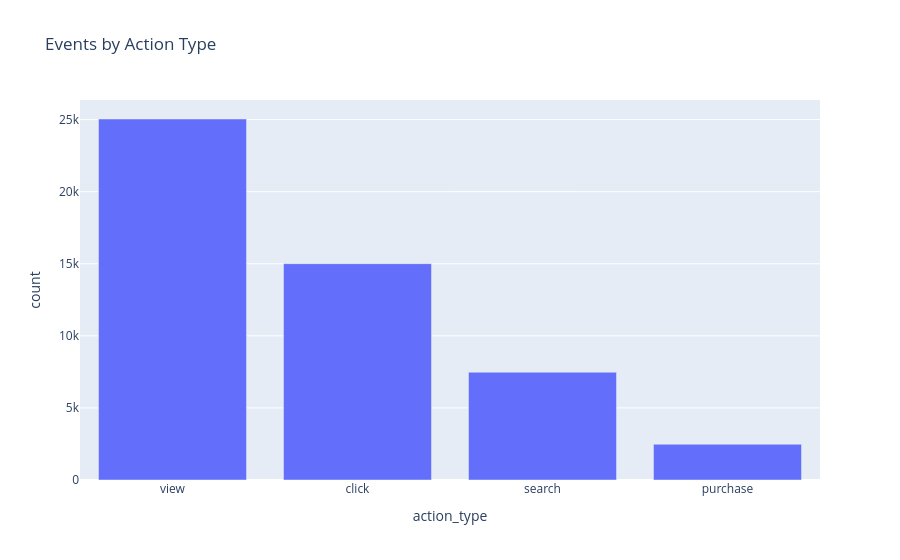

Notebook code for this chart:
### Code cell
action_counts = events_data['action_type'].value_counts().reset_index()
fig = px.bar(action_counts, x='action_type', y='count', title='Events by Action Type')
fig.show()

### Figure 1 — Plotly figure (JSON) as saved in the notebook; plotly's stock layout.template omitted (floating-point values rounded to 4 significant figures)
{"data": [{"hovertemplate": "action_type=%{x}<br>count=%{y}<extra></extra>", "legendgroup": "", "marker": {"color": "#636efa", "pattern": {"shape": ""}}, "name": "", "orientation": "v", "showlegend": false, "textposition": "auto", "type": "bar", "x": ["view", "click", "search", "purchase"], "xaxis": "x", "y": [25042, 15007, 7474, 2477], "yaxis": "y"}], "layout": {"barmode": "relative", "legend": {"tracegroupgap": 0}, "title": {"text": "Events by Action Type"}, "xaxis": {"anchor": "y", "domain": [0, 1], "title": {"text": "action_type"}}, "yaxis": {"anchor": "x", "domain": [0, 1], "title": {"text": "count"}}}}
